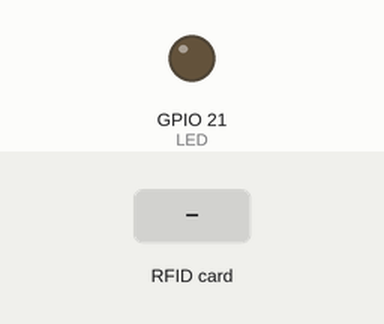
The sketch below on a simulated ESP8266 (NodeMCU). On the bench: output pins drawn as LEDs (lit = HIGH). Dashed ring = blinking. The test bench sets the inputs (shaded band). WiFi joins after 1.5 s; servers stay silent unless stated; uploads are accepted with an empty reply; what the sketch prints to the serial monitor is not drawn.

Above: at 2.8 s.
2.9 s: RFID card 09 22 65 41 89 held to the reader
At 3.5 s:
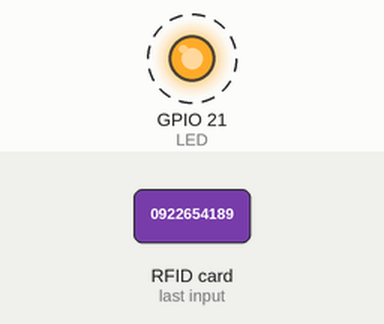
5.9 s: RFID card 5E 7A 19 C4 held to the reader
At 10.7 s:
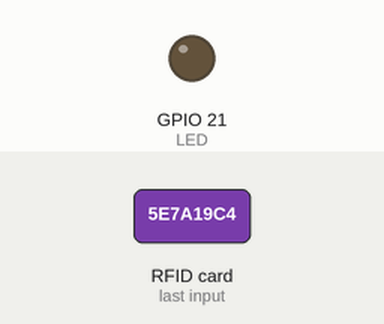
Timing chart, 0 to 12.2 s (numbered marks = the images above; inputs shaded):
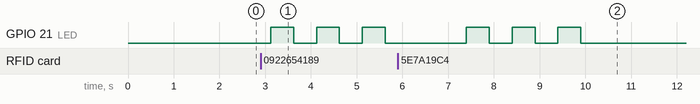

Measured:
- after the input at 2.9 s, GPIO 21 (LED): alternates HIGH for 0.50 s and LOW for 0.50 s, starting after 0.22 s
- after the input at 5.9 s, GPIO 21 (LED): alternates HIGH for 0.50 s and LOW for 0.50 s, 6 changes in all, then stays LOW, starting after 1.5 s

The sketch:

RFID.ino
```cpp
#include <SPI.h>  // เรียกใช้งานไลบรารี่ SPI
#include <MFRC522.h>  // เรียกใช้งานไลบรารี่ MFRC522
#include <WiFiClientSecure.h>  // เรียกใช้งานไลบรารี่ WiFiClientSecure

#define SSID        "Guide"  // กำหนดชื่อ SSID ของ Wi-Fi
#define PASSWORD    "0922654189"  // กำหนดรหัสผ่านของ Wi-Fi
String GAS_ID = "AKfycbxBFJhpqofBC3mi5QggBiOYdRwyznk9RVIIrHUJMAPtT4aXPy9O8uqCmTjIm8nMmeO1Dg";  // กำหนด GAS_ID
const char* host = "script.google.com";  // กำหนดโฮสต์

#define SS_PIN  5  // กำหนดขา SS_PIN
#define RST_PIN 27  // กำหนดขา RST_PIN
#define Tag_PIN D1  // กำหนดขา Tag_PIN
MFRC522 rfid(SS_PIN, RST_PIN);  // กำหนดการเชื่อมต่อกับ MFRC522
int LED = 21;  // กำหนดขา LED

// ฟังก์ชันสำหรับส่งข้อมูล UID ไปยัง Google Sheet
void update_google_sheet(String uidString) {
    // เชื่อมต่อไปยังโฮสต์
    Serial.print("Connecting to ");
    Serial.println(host);
    WiFiClientSecure client;
    const int httpPort = 443;
    client.setInsecure();

    if (!client.connect(host, httpPort)) {
      Serial.println("Connection to host failed");
      return;
    }

    Serial.println("Connected to host");

    // สร้าง URL สำหรับส่งข้อมูลไปยัง Google Sheet
    String url = "/macros/s/" + GAS_ID + "/exec?id=" + uidString;

    Serial.print("Requesting URL: ");
    Serial.println(url);

    // กระพริบ LED 3 ครั้งเพื่อแสดงการส่งข้อมูล
    for(int i=0; i<3; i++) {
      digitalWrite(LED, HIGH);
      delay(500);
      digitalWrite(LED, LOW);
      delay(500);
    }

    // ส่งคำขอ HTTP ไปยัง Google Sheet
    client.print(String("GET ") + url + " HTTP/1.1\r\n" +
                 "Host: " + host + "\r\n" +
                 "Connection: close\r\n\r\n");

    Serial.println();
    Serial.println("Request sent");

    // รอรับข้อมูลจากเซิร์ฟเวอร์และแสดงผลใน Serial Monitor
    while (client.connected()) {
      if (client.available()) {
        String line = client.readStringUntil('\r');
        Serial.print(line);
      }
    }

    // หยุดการเชื่อมต่อ
    client.stop();
    Serial.println("\nConnection closed");
}

void setup() {
  Serial.begin(115200);  // เริ่มต้นการสื่อสารทาง Serial
  pinMode(LED, OUTPUT);  // กำหนดขา LED เป็นขาส่งสัญญาณออก
  SPI.begin();  // เริ่มต้น SPI bus
  rfid.PCD_Init();  // เริ่มต้น MFRC522
  Serial.println("Tap an RFID/NFC tag on the RFID-RC522 reader");
  WiFi.begin(SSID, PASSWORD);  // เริ่มต้นการเชื่อมต่อ Wi-Fi
  Serial.printf("WiFi connecting to %s\n",  SSID);

  while (WiFi.status() != WL_CONNECTED) {
    Serial.print(".");
    delay(400);
  }

  Serial.println("\nWiFi connected");
  Serial.print("IP address: ");
  Serial.println(WiFi.localIP());
}

void loop() {
  if (rfid.PICC_IsNewCardPresent()) {  // ตรวจสอบว่ามีการนำบัตร RFID/NFC ใกล้ๆ
    if (rfid.PICC_ReadCardSerial()) {  // อ่านข้อมูลบัตร RFID/NFC
      MFRC522::PICC_Type piccType = rfid.PICC_GetType(rfid.uid.sak);  // ระบุประเภทของ RFID/NFC

      Serial.print("ประเภทของ RFID/NFC: ");
      Serial.println(rfid.PICC_GetTypeName(piccType));  // แสดงประเภทของบัตร RFID/NFC

      // แสดงข้อมูล UID ในรูปแบบฐาน 16 ใน Serial Monitor
      Serial.print("UID:");
      String uidString = "";  // สร้างสตริงว่างเพื่อเก็บ UID
      for (int i = 0; i < rfid.uid.size; i++) {
        Serial.print(rfid.uid.uidByte[i] < 0x10 ? " 0" : " ");  // ใส่ 0 ข้างหน้าหากค่าน้อยกว่า 0x10
        Serial.print(rfid.uid.uidByte[i], HEX);  // แสดงค่า UID ในรูปแบบฐาน 16
        uidString += String(rfid.uid.uidByte[i], HEX);  // แปลงเป็นสตริงและเก็บใน uidString
      }
      Serial.println();

      rfid.PICC_HaltA();  // หยุดการสื่อสารกับบัตร RFID/NFC
      rfid.PCD_StopCrypto1();  // หยุดการเข้ารหัสบน PCD
      update_google_sheet(uidString);  // ส่งสตริง UID ไปยัง Google Sheet
    }
  }
}
```
